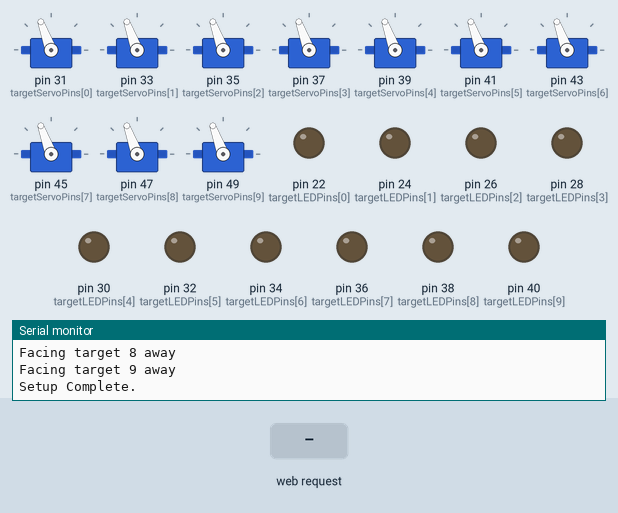
This sketch was run on a simulated Arduino Mega 2560, built with avr-gcc and run on an emulated ATmega2560. Parts: 10 × servo, output pins drawn as LEDs (lit = HIGH), the last lines printed to the serial monitor. The inputs (shaded band) are chosen by the test bench. WiFi joins after 1.5 s; servers stay silent unless stated; storage starts empty.

Above: at 1.4 s.
1.5 s: HTTP request GET /faceall received
At 2.6 s:
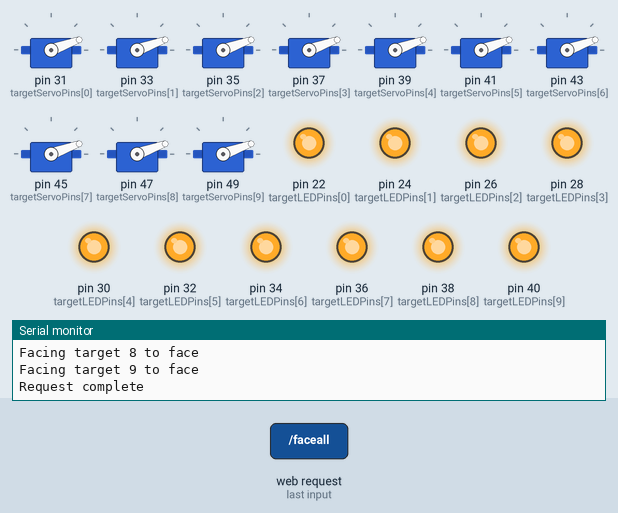
3.2 s: HTTP request GET /gui.htm received
4.7 s: HTTP request GET /upload received
Timing chart, 0 to 7.7 s (numbered marks = the images above; inputs shaded):
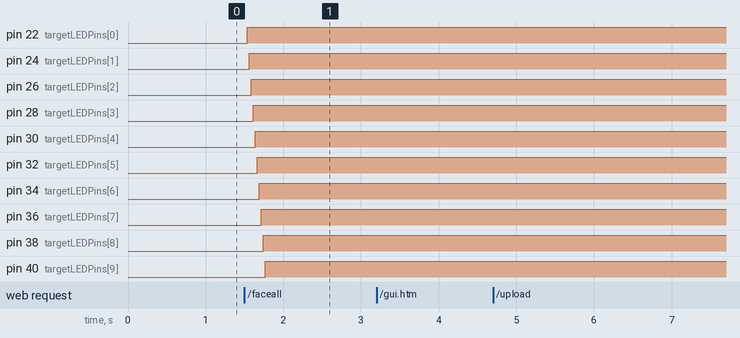

Measured:
- after the input at 1.5 s, pin 22 (targetLEDPins[0]): LOW → HIGH at once; pin 24 (targetLEDPins[1]): LOW → HIGH after 0.06 s; pin 26 (targetLEDPins[2]): LOW → HIGH after 0.09 s; pin 28 (targetLEDPins[3]): LOW → HIGH after 0.11 s; pin 30 (targetLEDPins[4]): LOW → HIGH after 0.14 s

The sketch:

firmware.ino
```cpp
#include <SPI.h>
#include <Ethernet.h>
#include <SD.h>
#include <Servo.h>
#include <string.h>

// server prototypes / declarations
byte mac[] = {0xDE, 0xAD, 0xBE, 0xEF, 0xFE, 0xED};
IPAddress ip(192, 168, 1, 177);
EthernetServer server(80);
const int maxRequestWords = 100;
String requestData[maxRequestWords];
void initServer();
void checkForRequest();
void receiveRequest(EthernetClient client);
void sendDefaultHeaders(EthernetClient client);
void handleRequest(EthernetClient client);
void serveFile(EthernetClient client, String path);

// sequenceControl prototypes / declarations
const int numTargets = 10;
Servo targetServos[numTargets];
int targetServoPins[] = {31, 33, 35, 37, 39, 41, 43, 45, 47, 49};
int targetLEDPins[] = {22, 24, 26, 28, 30, 32, 34, 36, 38, 40};
const int maxSeqLength = 30;
float sequence[maxSeqLength][numTargets + 1];
int sequenceIndex = 0;
int sequenceLength = 0;
bool runningSeq = false;
void initServos();
void blankSequence();
void faceAllTargets(int face);
void runStep();
void resetSequence();
void parseSequence(String input);
void serialDumpSequence();


void setup() {

  Serial.begin(9600);
  while(!Serial){}
  Serial.println("Target Controller by Daniel Fearn");

  initServer();
  initServos();
  faceAllTargets(0);

  Serial.println("Setup Complete.");
}

void loop() {
  checkForRequest();

  if (runningSeq) {
    runStep();
  }

}
```

sequenceControl.ino
```cpp
/*
 * Required protoypes / declarations

const int numTargets = 4;
Servo targetServos[numTargets];
int targetServoPins[] = {24, 26, 28, 30};
int targetLEDPins[] = {46, 44, 42, 40};
const int maxSeqLength = 30;
float sequence[maxSeqLength][numTargets + 1];
int sequenceIndex = 0;
int sequenceLength = 0;
bool runningSeq = false;
void initServos();
void blankSequence();
void faceAllTargets(int face);
void runStep();
void resetSequence();
void parseSequence(String input);
void serialDumpSequence();


 */

// initialise all the servo instances and assigns pins
void initServos() {
  for (int i = 0; i < numTargets; i++) {
    targetServos[i].attach(targetServoPins[i]);
    pinMode(targetLEDPins[i], OUTPUT);
    digitalWrite(targetLEDPins[i], LOW);
  }
}

// fill the sequence array with 0s
void blankSequence() {

  for (int i = 0; i < maxSeqLength; i++) {
    for (int j = 0; j < numTargets+1; j++) {
      sequence[i][j] = 0;
    }
  }
}

// turn all the targets in a particular direction
void faceAllTargets(int face) {
  for (int i = 0; i < numTargets; i++) {
    writeToTarget(i, face);
  }
}

// run next step of sequence, including delay, increment index
void runStep() {

  for (int i = 0; i < numTargets; i++){
    writeToTarget(i, sequence[sequenceIndex][i]);
  }

  delay(sequence[sequenceIndex][numTargets] * 1000);

  sequenceIndex++;

  if (sequenceIndex >= sequenceLength) {
    sequenceIndex = 0;
    runningSeq = false;
  }
}

void resetSequence() {
  runningSeq = false;
  sequenceIndex = 0;
  faceAllTargets(0);
}

void parseSequence(String input) {
  blankSequence();
  Serial.println("Parsing...");
  String currentNumber = "";
  int i = 0;
  while (input.charAt(i) != ',') {
    currentNumber.concat(input.charAt(i));
    i++;
  }
  i++;

  sequenceLength = currentNumber.toInt();

  int lineIndex = 0;
  int itemIndex = 0;

  while (i < input.length()) {
    currentNumber = "";

    while (input.charAt(i) != ',') {
      currentNumber.concat(input.charAt(i));
      i++;
    }
    i++;

    sequence[lineIndex][itemIndex] = currentNumber.toFloat();
    itemIndex++;

    if (itemIndex > numTargets) {
      itemIndex = 0;
      lineIndex++;
    }
  }

  serialDumpSequence();
}

void writeToTarget(int targetIndex, int face) {
  bool facing = (face == 1);
  Serial.println("Facing target " + (String)targetIndex + (facing ? " to face" : " away"));
  digitalWrite(targetLEDPins[targetIndex], face);
  targetServos[targetIndex].write(20 + (1-face) * 90);
}

 // for debugging
void serialDumpSequence() {
  for (int i = 0; i < maxSeqLength; i++) {
    String output = "";
    for (int j = 0; j < numTargets+1; j++) {
      output += String(sequence[i][j]);
      output += ", ";
    }
    Serial.println(output);
  }
}
```

server.ino
```cpp
/*

 * Required prototypes / declarations

byte mac[] = {0xDE, 0xAD, 0xBE, 0xEF, 0xFE, 0xED};
IPAddress ip(192, 168, 1, 177);
EthernetServer server(80);
const int maxRequestWords = 100;
String requestData[maxRequestWords];

void initServer();
void checkForRequest();
void receiveRequest(EthernetClient client);
void sendDefaultHeaders(EthernetClient client);
void handleRequest(EthernetClient client);
void serveFile(EthernetClient client, String path);

 */

void initServer() {
  Ethernet.begin(mac, ip);

  if (Ethernet.hardwareStatus() == EthernetNoHardware) {
    Serial.println("Ethernet hardware not found / connected.");
    while (1);
  }

  server.begin();

  if (!SD.begin(4)) {
    Serial.println("MicroSD card error.");
    while (1);
  }
}

void checkForRequest() {
  EthernetClient client = server.available();
  if (client) {
    Serial.println("Request receing...");
    receiveRequest(client); // handles requestData by ref
    Serial.println("Request received.");
    handleRequest(client);
  }
}

void receiveRequest(EthernetClient client) {
  for (int i = 0; i < maxRequestWords; i++) {
    requestData[i] = "";
  }

  bool currentLineBlank = true;
  int currentWordIndex = 0;

  while (client.connected()) {
    if (client.available()) {

      char c = client.read();

      if (c == '\n' && currentLineBlank) {
        return;
      }

      if (c == ' ' || c == '\n') {
        currentWordIndex++;
      } else {
        requestData[currentWordIndex].concat(c);
      }

      if (c == '\n') {
        currentLineBlank = true;
      } else if (c != '\r') {
        currentLineBlank = false;
      }

    }
  }
}

void sendDefaultHeaders(EthernetClient client) {
  client.println("Content-Type: text/html");
  client.println("Server: TargetTurner");
  client.println("Connection: close");  // the connection will be closed after completion of the response
  client.println();
}

void handleRequest(EthernetClient client) {

  String path = requestData[1];

  Serial.println("Handling request for " + path + "...");

  if (path == "/") {
    serveFile(client, "/gui.htm");

  } else if (path.startsWith("/upload")) {
    parseSequence(path.substring(8));
    serveFile(client, "/ok.htm");

  } else if (path.startsWith("/start")) {
    resetSequence();
    runningSeq = true;
    serveFile(client, "/ok.htm");

  } else if (path.startsWith("/stop")) {
    resetSequence();
    serveFile(client, "/ok.htm");

  } else if (path.startsWith("/faceall")) {
    faceAllTargets(1);
    serveFile(client, "/ok.htm");

  } else if (path.startsWith("/awayall")) {
    faceAllTargets(0);
    serveFile(client, "/ok.htm");

  } else {
    serveFile(client, path);
  }

  client.stop();
  Serial.println("Request complete");
}

void serveFile(EthernetClient client, String path) {
  File file = SD.open(path);

  if (file) {
    client.println("HTTP/1.1 200 OK");
    sendDefaultHeaders(client);
    while (file.available()) {
      client.print((char)file.read());
    }
    file.close();
  } else {
    client.println("HTTP/1.1 404 File not found");
    sendDefaultHeaders(client);
    client.println("404 page not found");
  }
}
```
